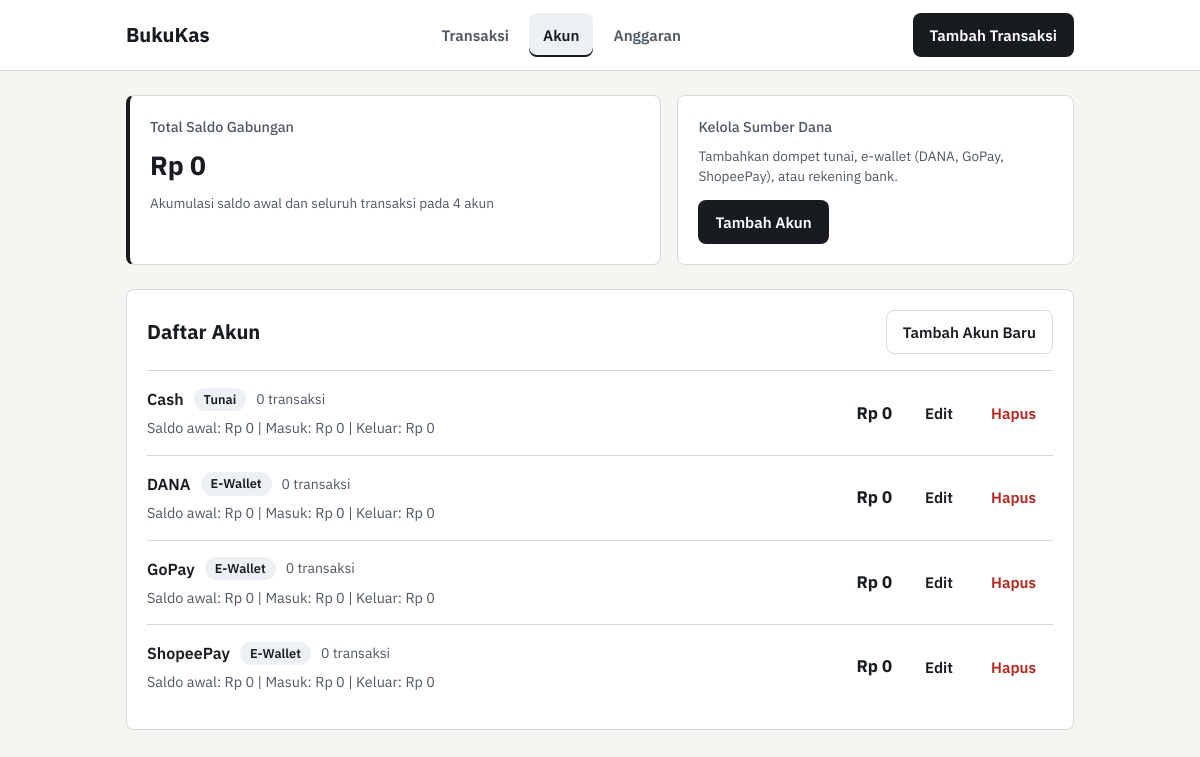
Page /akun on the committed database.
### tables this page shows
CREATE TABLE akun (
                id INTEGER PRIMARY KEY AUTOINCREMENT,
                nama TEXT NOT NULL UNIQUE COLLATE NOCASE,
                tipe TEXT NOT NULL,
                saldo_awal INTEGER NOT NULL DEFAULT 0 CHECK (saldo_awal >= 0),
                dibuat_pada TEXT NOT NULL
            );

### app.py (the view)
@app.route("/akun")
def daftar_akun():
    akun_list = []
    total_saldo = 0
    db_error = None
    try:
        with get_db() as conn:
            akun_list = ambil_daftar_akun(conn)
            total_saldo = sum(a["saldo_sekarang"] for a in akun_list)
    except sqlite3.Error as exc:
        db_error = f"Gagal membaca daftar akun: {exc}"
    return render_template(
        "akun.html",
        active_nav="akun",
        akun_list=akun_list,
        total_saldo=total_saldo,
        db_error=db_error,
    )

### app.py (called while the page is built)
def get_db():
    conn = sqlite3.connect(DB_PATH, timeout=5)
    conn.row_factory = sqlite3.Row
    conn.execute("PRAGMA foreign_keys = ON")
    return conn

@app.template_filter("rupiah")
def format_rupiah(angka):
    nilai = int(angka or 0)
    tanda = "-" if nilai < 0 else ""
    terformat = f"{abs(nilai):,}".replace(",", ".")
    return f"{tanda}Rp {terformat}"

def ambil_daftar_akun(conn):
    return conn.execute(
        """
        SELECT
            a.id,
            a.nama,
            a.tipe,
            a.saldo_awal,
            COALESCE(SUM(CASE WHEN t.jenis = 'pemasukan' THEN t.nominal ELSE 0 END), 0) AS total_masuk,
            COALESCE(SUM(CASE WHEN t.jenis = 'pengeluaran' THEN t.nominal ELSE 0 END), 0) AS total_keluar,
            COUNT(t.id) AS jumlah_transaksi,
            a.saldo_awal
                + COALESCE(SUM(CASE WHEN t.jenis = 'pemasukan' THEN t.nominal ELSE 0 END), 0)
                - COALESCE(SUM(CASE WHEN t.jenis = 'pengeluaran' THEN t.nominal ELSE 0 END), 0) AS saldo_sekarang
        FROM akun a
        LEFT JOIN transaksi t ON t.akun_id = a.id
        GROUP BY a.id
        ORDER BY a.nama COLLATE NOCASE ASC
        """
    ).fetchall()

### templates/akun.html (shortened to what this page needs)
{% extends "base.html" %}
{% block content %}
  <section class="summary-grid summary-two" aria-label="Ringkasan akun">
    <article class="summary-card summary-primary">
      <p class="summary-label">Total Saldo Gabungan</p>
      <p class="summary-value num">{{ total_saldo | rupiah }}</p>
      <p class="summary-meta">Akumulasi saldo awal dan seluruh transaksi pada {{ akun_list | length }} akun</p>
    </article>
    <article class="summary-card summary-action-card">
      <div>
        <p class="summary-label">Kelola Sumber Dana</p>
        <p class="summary-meta">Tambahkan dompet tunai, e-wallet (DANA, GoPay, ShopeePay), atau rekening bank.</p>
      </div>
      <a href="{{ url_for('tambah_akun') }}" class="btn btn-primary">Tambah Akun</a>
    </article>
  </section>
  <section class="panel" aria-labelledby="judul-akun">
    <div class="panel-header panel-header-inline">
      <h1 id="judul-akun" class="panel-title">Daftar Akun</h1>
      <a href="{{ url_for('tambah_akun') }}" class="btn btn-secondary">Tambah Akun Baru</a>
    </div>
    {% if db_error %}
      <div class="state-box state-error" role="alert">
        <h2>Daftar akun tidak dapat dimuat</h2>
        <p>{{ db_error }}</p>
        <a href="{{ url_for('daftar_akun') }}" class="btn btn-secondary">Muat Ulang Halaman</a>
      </div>
    {% elif akun_list %}
      <ul class="tx-list">
        {% for akun in akun_list %}
          <li class="tx-row">
            <div class="tx-main">
              <div class="tx-topline">
                <span class="tx-category">{{ akun.nama }}</span>
                <span class="badge badge-neutral">{{ akun.tipe }}</span>
                <span class="tx-date">{{ akun.jumlah_transaksi }} transaksi</span>
              </div>
              <p class="tx-note num">
                Saldo awal: {{ akun.saldo_awal | rupiah }} |
                Masuk: {{ akun.total_masuk | rupiah }} |
                Keluar: {{ akun.total_keluar | rupiah }}
              </p>
            </div>
            <div class="tx-side">
              <p class="tx-amount num {{ 'text-expense' if akun.saldo_sekarang < 0 else '' }}">
                {{ akun.saldo_sekarang | rupiah }}
              </p>
              <div class="tx-actions">
                <a href="{{ url_for('edit_akun', akun_id=akun.id) }}" class="btn btn-ghost">Edit</a>
                <form
                  method="post"
                  action="{{ url_for('hapus_akun', akun_id=akun.id) }}"
                  data-confirm="Hapus akun {{ akun.nama }}?"
                  data-loading-text="Menghapus..."
                >
                  <button type="submit" class="btn btn-danger-ghost">Hapus</button>
                </form>
              </div>
            </div>
          </li>
        {% endfor %}
      </ul>
    {% else %}
      <div class="state-box">
        <h2>Belum ada akun tercatat</h2>
        <p>Tambahkan akun seperti Cash, DANA, GoPay, atau ShopeePay untuk mulai melacak saldo.</p>
        <a href="{{ url_for('tambah_akun') }}" class="btn btn-primary">Tambah Akun Pertama</a>
      </div>
    {% endif %}
  </section>
{% endblock %}

### templates/base.html (shortened to what this page needs)
<!DOCTYPE html>
<html lang="id">
<head>
  <link rel="stylesheet" href="{{ url_for('static', filename='style.css') }}">
</head>
<body>
  <header class="site-header">
    <div class="container header-inner">
      <a href="{{ url_for('index') }}" class="brand">BukuKas</a>
      <nav class="main-nav" aria-label="Navigasi utama">
        <a
          href="{{ url_for('index') }}"
          class="nav-link {% if active_nav == 'transaksi' %}is-active{% endif %}"
        >
          Transaksi
        </a>
        <a
          href="{{ url_for('daftar_akun') }}"
          class="nav-link {% if active_nav == 'akun' %}is-active{% endif %}"
          {% if active_nav == 'akun' %}aria-current="page"{% endif %}
        >
          Akun
        </a>
        <a
          href="{{ url_for('daftar_anggaran') }}"
          class="nav-link {% if active_nav == 'anggaran' %}is-active{% endif %}"
        >
          Anggaran
        </a>
      </nav>
      <div class="header-cta">
        <a href="{{ url_for('tambah_transaksi') }}" class="btn btn-primary">Tambah Transaksi</a>
      </div>
    </div>
  </header>
  <main id="konten-utama" class="container main-content">
    {% block content %}{% endblock %}
  </main>
</body>
</html>

### static/style.css (style rules this page uses)
:root { --bg: #f6f5f1; --surface: #ffffff; --ink: #181c20; --ink-muted: #4f5863; --border: #d5dae0; --neutral-bg: #edf0f4; --income: #11633b; --income-bg: #e8f5ee; --warning: #8a4b08; --warning-bg: #fef3e2; --expense: #b3261e; --expense-bg: #fceceb; --focus: #1d4ed8; --radius: 8px; }
*, *::before, *::after { box-sizing: border-box; }
body { margin: 0; font-family: "IBM Plex Sans", -apple-system, BlinkMacSystemFont, "Segoe UI", sans-serif; background-color: var(--bg); color: var(--ink); line-height: 1.5; }
.num { font-variant-numeric: tabular-nums; }
.container { width: 100%; max-width: 980px; margin: 0 auto; padding: 0 16px; }
.site-header { background: var(--surface); border-bottom: 1px solid var(--border); }
.header-inner { display: flex; flex-wrap: wrap; align-items: center; justify-content: space-between; gap: 12px 20px; padding-top: 12px; padding-bottom: 12px; }
.brand { font-size: 1.25rem; font-weight: 700; color: var(--ink); text-decoration: none; padding: 8px 0; }
.main-nav { display: flex; flex-wrap: wrap; align-items: center; gap: 6px; }
.nav-link { display: inline-flex; align-items: center; min-height: 44px; padding: 0 14px; border-radius: var(--radius); color: var(--ink-muted); font-weight: 600; font-size: 0.95rem; text-decoration: none; transition: background-color 0.15s ease, color 0.15s ease; }
.nav-link.is-active { background: var(--neutral-bg); color: var(--ink); box-shadow: inset 0 -2px 0 var(--ink); }
.header-cta { display: flex; align-items: center; }
.main-content { padding-top: 24px; padding-bottom: 48px; }
.btn { display: inline-flex; align-items: center; justify-content: center; min-height: 44px; padding: 0 16px; border-radius: var(--radius); border: 1px solid transparent; font: inherit; font-size: 0.95rem; font-weight: 600; text-decoration: none; cursor: pointer; transition: background-color 0.15s ease, border-color 0.15s ease; }
.btn-primary { background: var(--ink); color: #ffffff; }
.btn-secondary { background: var(--surface); color: var(--ink); border-color: var(--border); }
.btn-ghost { background: transparent; color: var(--ink); }
.btn-danger-ghost { background: transparent; color: var(--expense); }
.summary-grid { display: grid; grid-template-columns: 1.35fr 1fr 1fr; gap: 16px; margin-bottom: 24px; }
.summary-two { grid-template-columns: 1.35fr 1fr; }
.summary-card { background: var(--surface); border: 1px solid var(--border); border-radius: var(--radius); padding: 20px; }
.summary-primary { border-left: 4px solid var(--ink); }
.summary-action-card { display: flex; flex-direction: column; justify-content: space-between; align-items: flex-start; gap: 14px; }
.summary-label { margin: 0 0 8px; font-size: 0.9rem; color: var(--ink-muted); font-weight: 500; }
.summary-value { margin: 0; font-size: 1.65rem; font-weight: 700; word-break: break-word; }
.summary-meta { margin: 8px 0 0; font-size: 0.85rem; color: var(--ink-muted); }
.panel { background: var(--surface); border: 1px solid var(--border); border-radius: var(--radius); padding: 20px; }
.panel-header { display: flex; flex-direction: column; gap: 16px; padding-bottom: 16px; border-bottom: 1px solid var(--border); }
.panel-header-inline { flex-direction: row; flex-wrap: wrap; align-items: center; justify-content: space-between; gap: 12px; }
.panel-title { margin: 0; font-size: 1.25rem; font-weight: 700; }
.tx-list { list-style: none; margin: 0; padding: 0; }
.tx-row { display: flex; justify-content: space-between; align-items: center; gap: 16px; padding: 16px 0; border-bottom: 1px solid var(--border); }
.tx-row:last-child, .budget-row:last-child { border-bottom: none; }
.tx-main { min-width: 0; flex: 1; }
.tx-topline { display: flex; flex-wrap: wrap; align-items: center; gap: 8px 10px; }
.badge { display: inline-block; padding: 2px 10px; border-radius: 999px; font-size: 0.8rem; font-weight: 600; }
.badge-neutral { background: var(--neutral-bg); color: var(--ink); }
.tx-category { font-weight: 600; font-size: 1rem; }
.tx-date { font-size: 0.875rem; color: var(--ink-muted); }
.tx-note { margin: 6px 0 0; font-size: 0.9rem; color: var(--ink-muted); word-break: break-word; }
.tx-side { display: flex; align-items: center; gap: 16px; flex-shrink: 0; }
.tx-amount { margin: 0; font-weight: 700; font-size: 1.05rem; white-space: nowrap; }
.tx-actions { display: flex; align-items: center; gap: 4px; }

### rows in the picture
akun: nama "Cash", tipe "Tunai", jumlah_transaksi "0", saldo_awal|rupiah "Rp 0", total_masuk|rupiah "Rp 0", total_keluar|rupiah "Rp 0", saldo_sekarang|rupiah "Rp 0"
akun: nama "DANA", tipe "E-Wallet", jumlah_transaksi "0", saldo_awal|rupiah "Rp 0", total_masuk|rupiah "Rp 0", total_keluar|rupiah "Rp 0", saldo_sekarang|rupiah "Rp 0"
akun: nama "GoPay", tipe "E-Wallet", jumlah_transaksi "0", saldo_awal|rupiah "Rp 0", total_masuk|rupiah "Rp 0", total_keluar|rupiah "Rp 0", saldo_sekarang|rupiah "Rp 0"
akun: nama "ShopeePay", tipe "E-Wallet", jumlah_transaksi "0", saldo_awal|rupiah "Rp 0", total_masuk|rupiah "Rp 0", total_keluar|rupiah "Rp 0", saldo_sekarang|rupiah "Rp 0"

### other values in the picture
{{ total_saldo | rupiah }} "Rp 0"
{{ akun_list | length }} "4"
